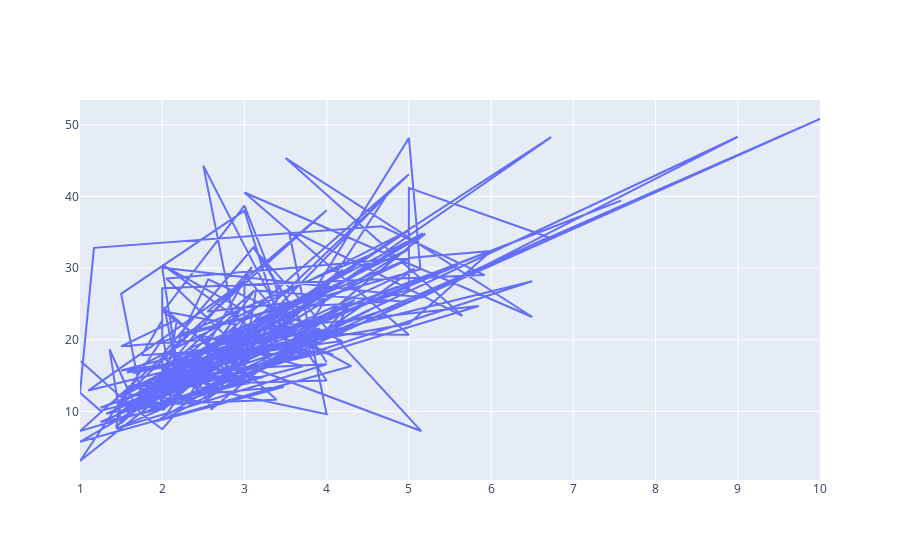

The code cell stored with this chart in its notebook:
### Code cell
fig=go.Figure()
fig.add_trace(go.Scatter(x=tips.tip, y=tips.total_bill, mode='lines'))

### Figure 1 — Plotly figure (JSON) as saved in the notebook; plotly's stock layout.template omitted (floating-point values rounded to 4 significant figures; data arrays with more than 128 entries replaced by an {"elided": "..."} marker saying what was removed)
{"data": [{"mode": "lines", "type": "scatter", "x": {"elided": "244 float values"}, "y": {"elided": "244 float values"}}], "layout": {"autosize": true, "xaxis": {"autorange": true, "range": [1, 10], "type": "linear"}, "yaxis": {"autorange": true, "range": [0.4178, 53.46], "type": "linear"}}}
